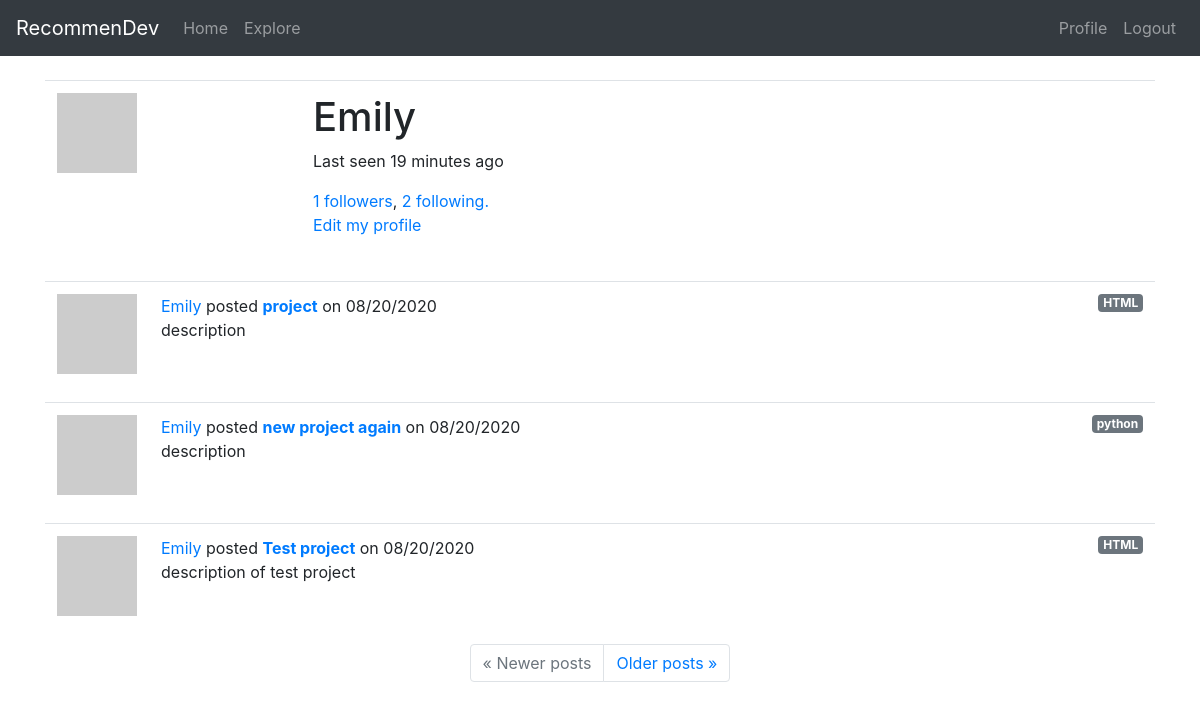
Page /user/Emily (signed in) on the earlier database version.
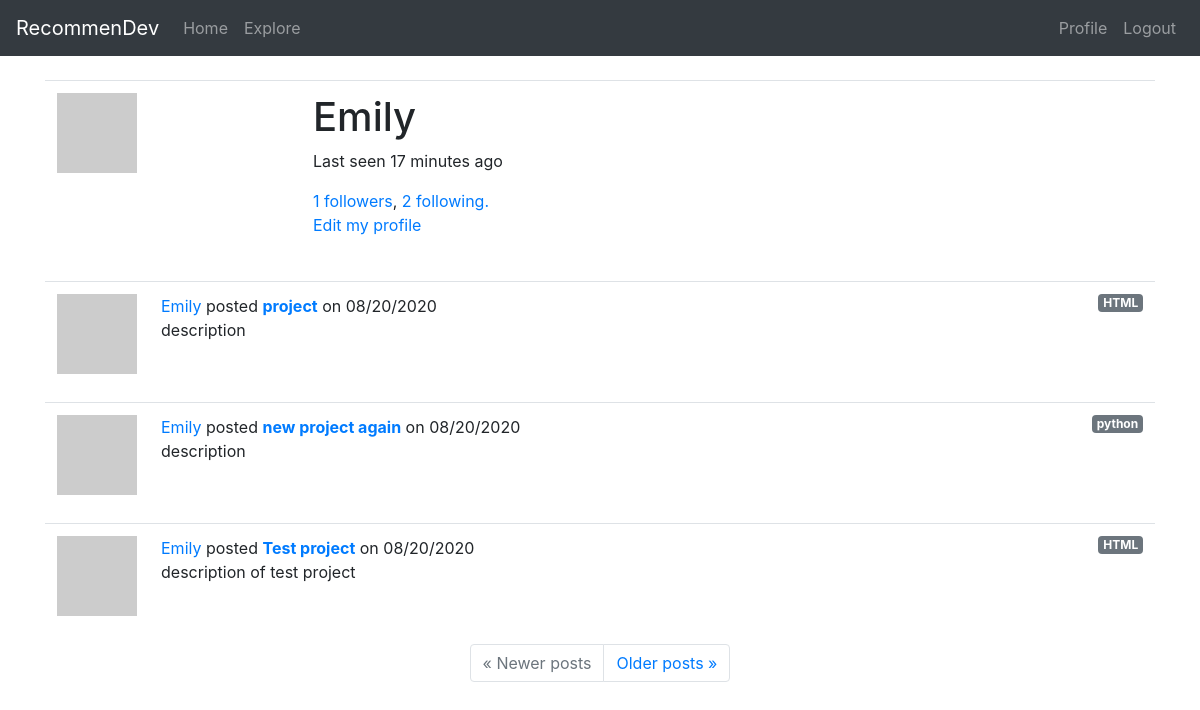
Same page on the later database version.
### app/models.py (models this page shows, shortened)
class User(UserMixin, db.Model):
    id = db.Column(db.Integer, primary_key=True)
    username = db.Column(db.String(30), index=True, unique=True)
    email = db.Column(db.String(50), index=True, unique=True)
    password_hash = db.Column(db.String(128))
    projects = db.relationship('Project', backref='owner', lazy='dynamic')
    about_me = db.Column(db.String(140))
    last_seen = db.Column(db.DateTime, default=datetime.utcnow)
    followed = db.relationship(
        'User', secondary=followers,
        primaryjoin=(followers.c.follower_id == id),
        secondaryjoin=(followers.c.followed_id == id),
        backref=db.backref('followers', lazy='dynamic'), lazy='dynamic')
    rated = db.relationship(
        'Project', secondary=ratings,
        backref=db.backref('raters', lazy='dynamic'), lazy='dynamic')
    def avatar(self, size):
        digest = md5(self.email.lower().encode('utf-8')).hexdigest()
        return 'https://www.gravatar.com/avatar/{}?d=retro&s={}'.format(digest, size)

class Project(db.Model):
    id = db.Column(db.Integer, primary_key=True)
    user_id = db.Column(db.Integer, db.ForeignKey('user.id'))
    title = db.Column(db.String(60))
    description = db.Column(db.String(150))
    timestamp = db.Column(db.DateTime, index=True, default=datetime.utcnow)
    language = db.Column(db.String(15))
    git_url = db.Column(db.String(50))
    tags = db.Column(db.String(60))

### app/routes.py (the view)
@app.route('/user/<username>')
@login_required
def user(username):
    user = User.query.filter_by(username=username).first_or_404()
    following = user.followed.all()
    followers = user.followers.all()
    page = request.args.get('page', 1, type=int)
    projects = user.projects.order_by(Project.timestamp.desc()).paginate(page, app.config['POSTS_PER_PAGE'], False)
    next_url = url_for('user', username=user.username, page=projects.next_num) \
        if projects.has_next else None
    prev_url = url_for('user', username=user.username, page=projects.prev_num) \
        if projects.has_prev else None
    form = EmptyForm()
    return render_template('user.html', title=f'{user.username}\'s profile', user=user, following=following, followers=followers, projects=projects.items, next_url=next_url, prev_url=prev_url, form=form)

### app/models.py (called while the page is built)
@login.user_loader
def load_user(id):
    return User.query.get(int(id))

### app/routes.py (called while the page is built)
@app.before_request
def before_request():
    if current_user.is_authenticated:
        current_user.last_seen = datetime.utcnow()
        db.session.commit()

### app/templates/user.html (shortened to what this page needs)
{% extends "base.html" %}
{% block content %}
    <table class="table table-hover">
        <tr>
            <td width="256px"><img src="{{ user.avatar(256) }}"></td>
            <td>
                <h1>{{ user.username }}</h1>
                {% if user.last_seen %}
                <p>Last seen {{ moment(user.last_seen).fromNow() }}</p>
                {% endif %}
                <a href="#", id="followers_btn", data-toggle="modal", {% if followers %} data-target="#followers_modal" {% endif %}>{{ user.followers.count() }} followers</a>, <a href="#", id="following_btn", data-toggle="modal", {% if following %} data-target="#following_modal" {% endif %}>{{ user.followed.count() }} following.</a>
                {% if user == current_user %}
                <p><a href="{{ url_for('edit_profile') }}">Edit my profile</a></p>
                {% endif %}
            </td>
        </tr>
    </table>
    {% for project in projects %}
        {% include '_project.html' %}
    {% endfor %}
    <nav aria-label="...">
        <ul class="pagination justify-content-center">
            <li class="page-item{% if not prev_url %} disabled{% endif %}">
                <a class="page-link" href="{{ prev_url or '#' }}">
                    <span aria-hidden="true">&laquo;</span> Newer posts
                </a>
            </li>
            <li class="page-item{% if not next_url %} disabled{% endif %}">
                <a class="page-link" href="{{ next_url or '#' }}">
                    Older posts <span aria-hidden="true">&raquo;</span>
                </a>
            </li>
        </ul>
    </nav>
{% endblock %}

### app/templates/base.html (shortened to what this page needs)
<!DOCTYPE html>
<html lang="en">
<head>
    <link rel="stylesheet" href="https://stackpath.bootstrapcdn.com/bootstrap/4.5.2/css/bootstrap.min.css">
</head>
<body style="padding-top: 5rem;">
    <nav class="navbar navbar-expand-md navbar-dark bg-dark fixed-top">
        <a class="navbar-brand" href="{{ url_for('index') }}">RecommenDev</a>
        <div class="collapse navbar-collapse", id="navbarsExampleDefault">
            <ul class="navbar-nav mr-auto">
                <li class="nav-item"><a href="{{ url_for('index') }}" class="nav-link">Home</a></li>
                <li class="nav-item"><a href="{{ url_for('explore') }}" class="nav-link">Explore</a></li>
            </ul>
            <ul class="navbar-nav ml-auto">
                {% if current_user.is_anonymous %}
                <li class="nav-item"><a href="{{ url_for('login') }}" class="nav-link">Login</a></li>
                {% else %}
                <li class="nav-item"><a href="{{ url_for('user', username=current_user.username) }}" class="nav-link">Profile</a></li>
                <li class="nav-item"><a href="{{ url_for('logout') }}" class="nav-link">Logout</a></li>
                {% endif %}
            </ul>
        </div>
    </nav>
    <main role="main" class="container">
        {% block content %}{% endblock %}
    </main>
</body>
</html>

### app/templates/_project.html
<table class="table table-hover">
    <tr>
        <td width="70px">
            <a href="{{ url_for('user', username=project.owner.username) }}">
                {% if project.owner %}
                <img src="{{ project.owner.avatar(70) }}" />
                {% else %}
                <img src="https://via.placeholder.com/70" />
                {% endif %}
            </a>
        </td>
        <td>
            <span class="user_popup">
                <a href="{{ url_for('user', username=project.owner.username) }}">
                    {{ project.owner.username }}
                </a>
            </span>
            posted <a href="{{ url_for('project', id=project.id) }}"><b>{{ project.title }}</b></a> on {{ moment(project.timestamp).format('L') }}
            <a href="{% if project.language %} {{ url_for('language', language=project.language) }} {% endif %}" class="badge badge-secondary float-right">{% if project.language %} {{ project.language }} {% endif %}</a>
            <br> {% if project.description %} {{ project.description }} {% endif %}
        </td>
    </tr>
</table>

Differences in the rows shown:
changed User "Emily": last_seen "19 minutes ago" → "17 minutes ago"
